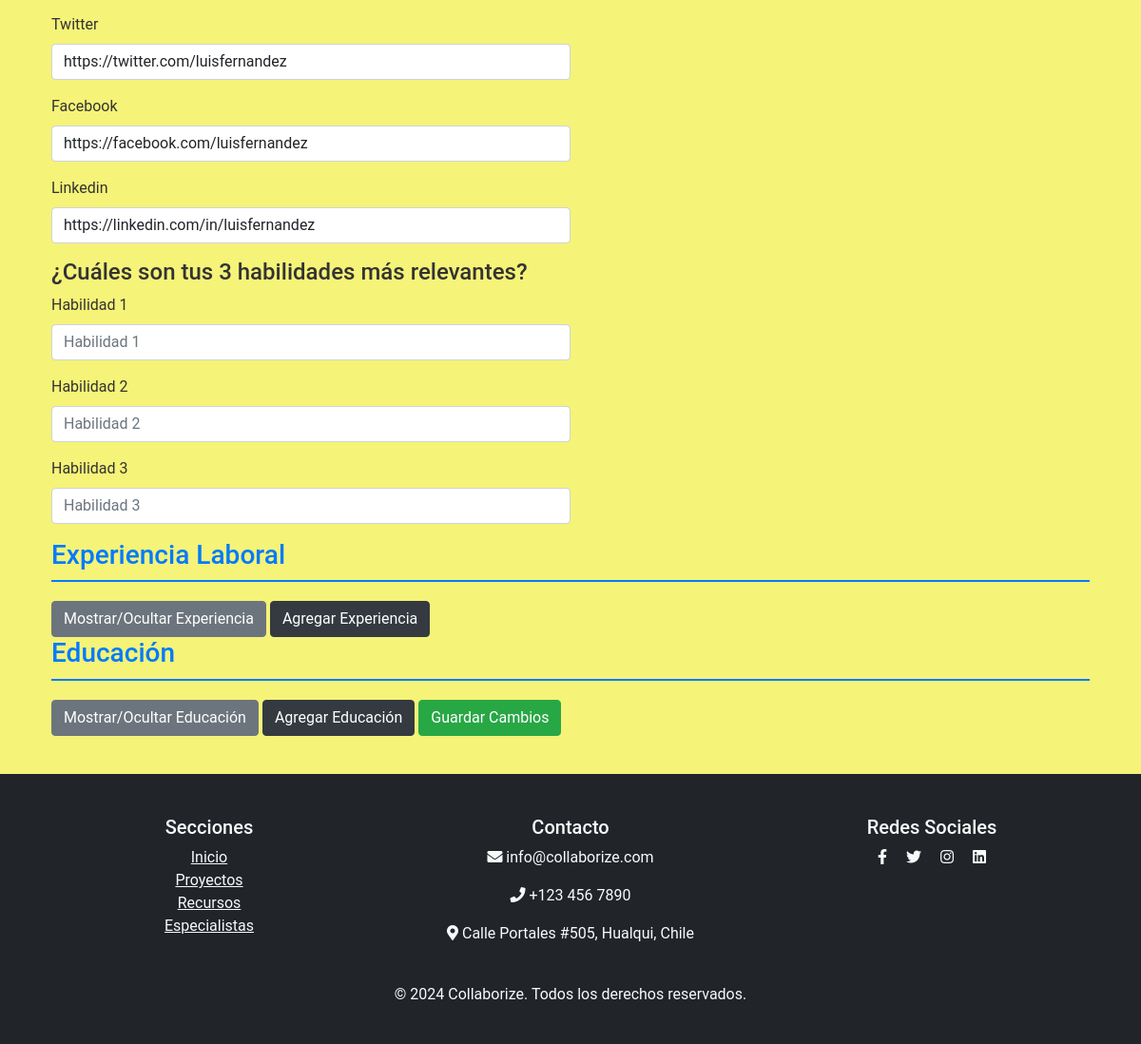
Page /perfil/editar/ (signed in, lower part) on the earlier database version.
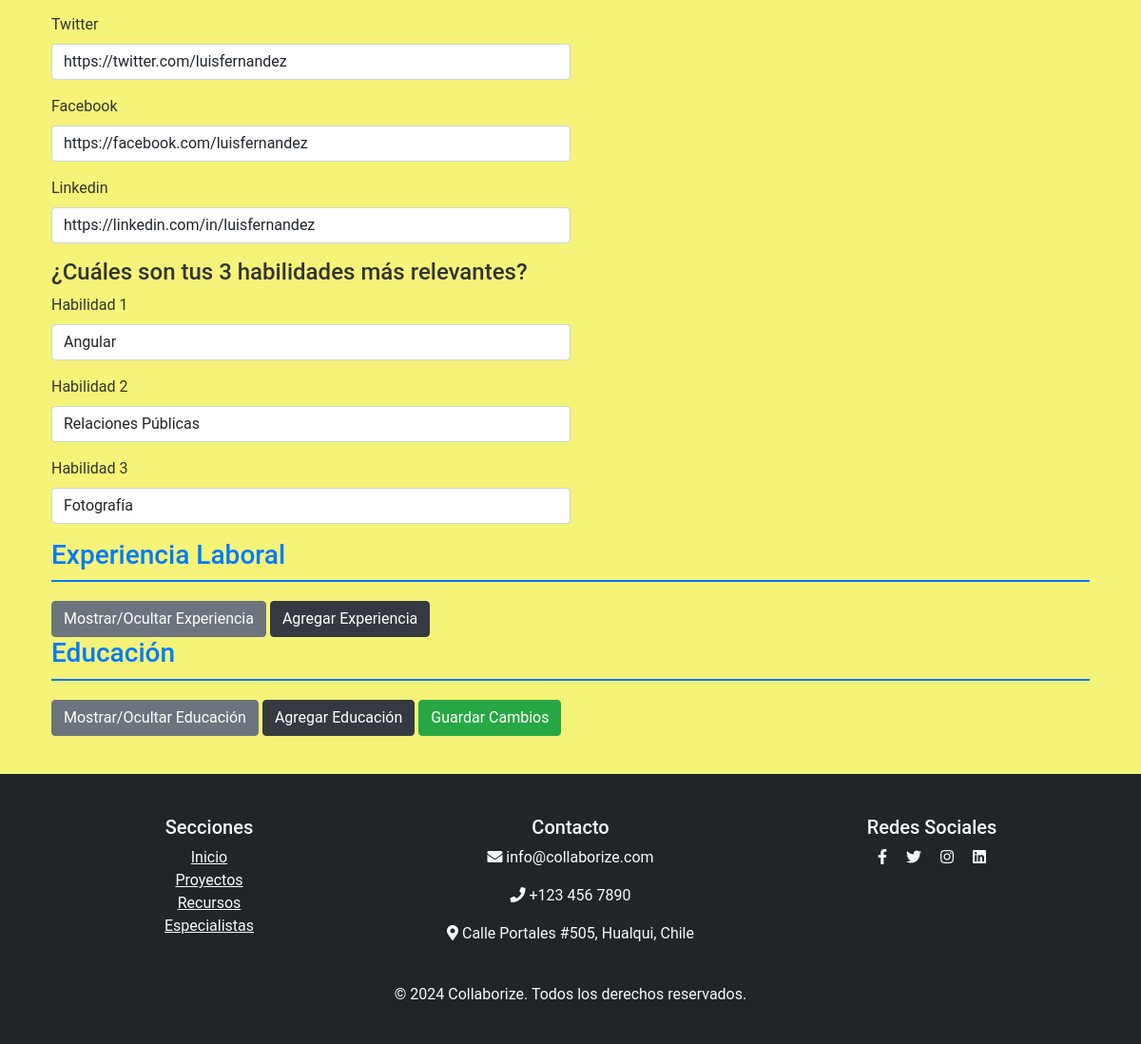
Same page on the later database version.
### myapp/models.py (models this page shows, shortened)
class Perfil(models.Model):
    user = models.OneToOneField(User, on_delete=models.CASCADE)
    nombre = models.CharField(max_length=30, blank=True, null=True)
    apellido = models.CharField(max_length=30, blank=True, null=True)
    telefono = models.CharField(max_length=15, blank=True, null=True)
    fecha_nacimiento = models.DateField(null=True, blank=True)
    avatar = models.ImageField(upload_to='avatars/', null=True, blank=True)
    website = models.URLField(max_length=200, blank=True, null=True)
    twitter = models.URLField(max_length=200, blank=True, null=True)
    facebook = models.URLField(max_length=200, blank=True, null=True)
    linkedin = models.URLField(max_length=200, blank=True, null=True)
    habilidad_1 = models.CharField(max_length=100, blank=True, null=True)
    habilidad_2 = models.CharField(max_length=100, blank=True, null=True)
    habilidad_3 = models.CharField(max_length=100, blank=True, null=True)
    experiencia = models.TextField(blank=True, null=True)
    especialidad = models.CharField(max_length=200, blank=True, null=True)
    ubicacion = models.CharField(max_length=200, blank=True, null=True)
    disponibilidad = models.BooleanField(blank=True, null=True)

### myapp/views.py (the view)
# urls.py: path('perfil/editar/', views.editar_perfil, name='editar_perfil'),
@login_required
def editar_perfil(request):
    perfil = request.user.perfil
    if request.method == 'POST':
        user_form = UserForm(request.POST, instance=request.user)
        perfil_form = PerfilForm(request.POST, request.FILES, instance=perfil)
        experiencia_formset = ExperienciaLaboralFormSet(request.POST, request.FILES, instance=perfil)
        educacion_formset = EducacionFormSet(request.POST, request.FILES, instance=perfil)
        if user_form.is_valid() and perfil_form.is_valid() and experiencia_formset.is_valid() and educacion_formset.is_valid():
            user_form.save()
            perfil_form.save()
            experiencia_formset.save()
            educacion_formset.save()
            messages.success(request, 'Perfil actualizado exitosamente')
            return redirect('ver_perfil', user_id=request.user.id)
        else:
            print(user_form.errors)
            print(perfil_form.errors)
            print(experiencia_formset.errors)
            print(educacion_formset.errors)
    else:
        user_form = UserForm(instance=request.user)
        perfil_form = PerfilForm(instance=perfil)
        experiencia_formset = ExperienciaLaboralFormSet(instance=perfil)
        educacion_formset = EducacionFormSet(instance=perfil)
    return render(request, 'myapp/editar_perfil.html', {
        'user_form': user_form,
        'perfil_form': perfil_form,
        'experiencia_formset': experiencia_formset,
        'educacion_formset': educacion_formset,
        'experiencias': perfil.experiencias.all(),
        'educaciones': perfil.educaciones.all(),
    })

### myapp/forms.py
class UserForm(forms.ModelForm):
    class Meta:
        model = User
        fields = ['first_name', 'last_name', 'email']

### myapp/templates/myapp/editar_perfil.html (shortened to what this page needs)
{% extends 'myapp/base.html' %}
{% load crispy_forms_tags %}
{% load static %}
{% block extra_css %}
<link rel="stylesheet" href="{% static 'css/editar_perfil.css' %}">
<link href="https://cdnjs.cloudflare.com/ajax/libs/font-awesome/5.11.2/css/all.min.css" rel="stylesheet">
<link href="https://cdn.jsdelivr.net/npm/@icon/entypo@1.0.3/entypo.css" rel="stylesheet">
<link href="https://cdnjs.cloudflare.com/ajax/libs/bootstrap-datepicker/1.9.0/css/bootstrap-datepicker.min.css" rel="stylesheet">
{% endblock %}
{% block content %}
<div class="container bootstrap snippet mt-5">
    <form method="POST" enctype="multipart/form-data">
        <div class="form-row">
            <div class="col-md-6">
                {{ perfil_form.twitter|as_crispy_field }}
                {{ perfil_form.facebook|as_crispy_field }}
                {{ perfil_form.linkedin|as_crispy_field }}
                <h4>¿Cuáles son tus 3 habilidades más relevantes?</h4>
                {{ perfil_form.habilidad_1|as_crispy_field }}
                {{ perfil_form.habilidad_2|as_crispy_field }}
                {{ perfil_form.habilidad_3|as_crispy_field }}
            </div>
        </div>
        <h3>Experiencia Laboral</h3>
        <button type="button" class="btn btn-secondary" id="toggle-experiencia">Mostrar/Ocultar Experiencia</button>
        <button type="button" class="btn btn-primary" id="add-experiencia">Agregar Experiencia</button>
        <h3>Educación</h3>
        <button type="button" class="btn btn-secondary" id="toggle-educacion">Mostrar/Ocultar Educación</button>
        <button type="button" class="btn btn-primary" id="add-educacion">Agregar Educación</button>
        <button type="submit" class="btn btn-success">Guardar Cambios</button>
    </form>
</div>
    {% load crispy_forms_tags %}
    {% load crispy_forms_tags %}
{% endblock %}

Differences in the rows shown:
changed Perfil "https://twitter.com/luisfernandez": habilidad_1 (not shown) → "Angular"; habilidad_2 (not shown) → "Relaciones Públicas"; habilidad_3 (not shown) → "Fotografía"
